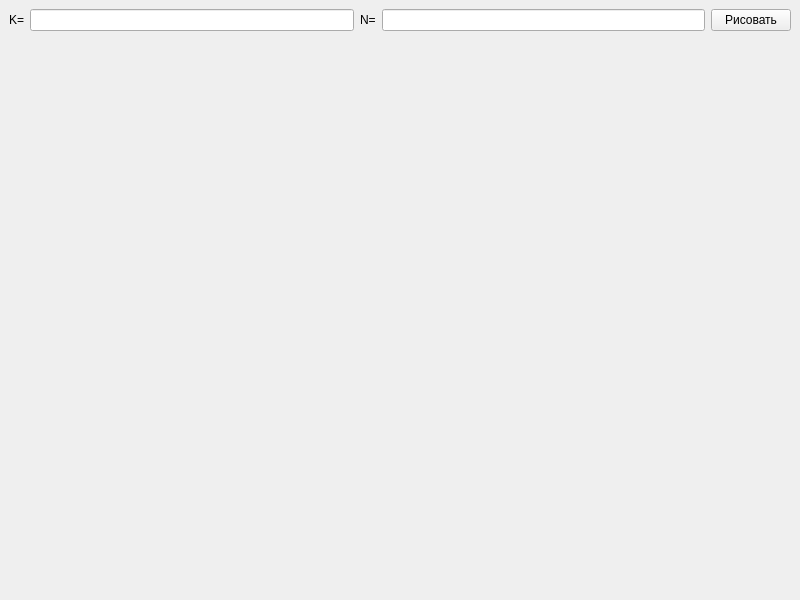
<?xml version="1.0" encoding="UTF-8"?>
<ui version="4.0">
 <class>MainWindow</class>
 <widget class="QMainWindow" name="MainWindow">
  <property name="geometry">
   <rect>
    <x>0</x>
    <y>0</y>
    <width>800</width>
    <height>600</height>
   </rect>
  </property>
  <property name="windowTitle">
   <string>Квадрат-объектив</string>
  </property>
  <widget class="QWidget" name="centralwidget">
   <layout class="QVBoxLayout" name="verticalLayout">
    <item>
     <layout class="QHBoxLayout" name="horizontalLayout">
      <item>
       <widget class="QLabel" name="label">
        <property name="text">
         <string>K=</string>
        </property>
       </widget>
      </item>
      <item>
       <widget class="QLineEdit" name="lineEditK"/>
      </item>
      <item>
       <widget class="QLabel" name="label_2">
        <property name="text">
         <string>N=</string>
        </property>
       </widget>
      </item>
      <item>
       <widget class="QLineEdit" name="lineEditN"/>
      </item>
      <item>
       <widget class="QPushButton" name="btnDraw">
        <property name="text">
         <string>Рисовать</string>
        </property>
       </widget>
      </item>
     </layout>
    </item>
    <item>
     <widget class="QWidget" name="drawCanvas" native="true">
      <property name="sizePolicy">
       <sizepolicy hsizetype="Preferred" vsizetype="Preferred">
        <horstretch>0</horstretch>
        <verstretch>1</verstretch>
       </sizepolicy>
      </property>
     </widget>
    </item>
   </layout>
  </widget>
 </widget>
 <resources/>
 <connections/>
</ui>
